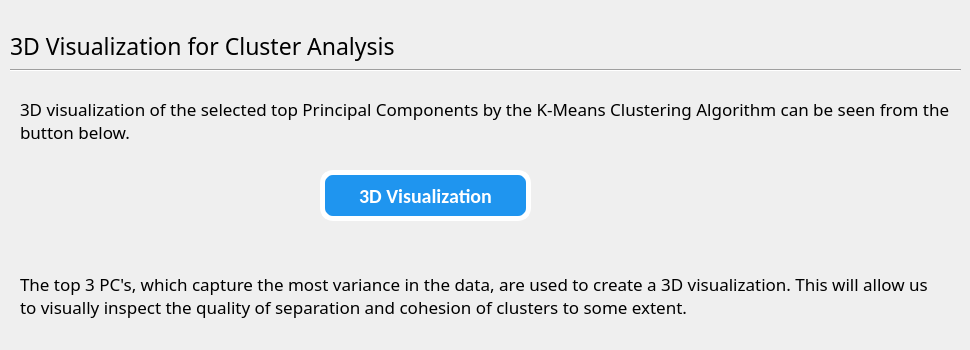
               <widget class="QWidget" name="tab_3">
                <attribute name="title">
                 <string>3D Graph</string>
                </attribute>
                <widget class="QLabel" name="label_13">
                 <property name="geometry">
                  <rect>
                   <x>10</x>
                   <y>20</y>
                   <width>941</width>
                   <height>51</height>
                  </rect>
                 </property>
                 <property name="font">
                  <font>
                   <family>Dubai</family>
                   <pointsize>17</pointsize>
                   <weight>50</weight>
                   <bold>false</bold>
                  </font>
                 </property>
                 <property name="text">
                  <string>3D Visualization for Cluster Analysis</string>
                 </property>
                </widget>
                <widget class="QLabel" name="label_14">
                 <property name="geometry">
                  <rect>
                   <x>20</x>
                   <y>80</y>
                   <width>931</width>
                   <height>81</height>
                  </rect>
                 </property>
                 <property name="font">
                  <font>
                   <family>Dubai</family>
                   <pointsize>13</pointsize>
                  </font>
                 </property>
                 <property name="frameShape">
                  <enum>QFrame::NoFrame</enum>
                 </property>
                 <property name="lineWidth">
                  <number>1</number>
                 </property>
                 <property name="midLineWidth">
                  <number>0</number>
                 </property>
                 <property name="text">
                  <string>3D visualization of the selected top Principal Components by the K-Means Clustering Algorithm can be seen from the button below.</string>
                 </property>
                 <property name="textFormat">
                  <enum>Qt::PlainText</enum>
                 </property>
                 <property name="scaledContents">
                  <bool>false</bool>
                 </property>
                 <property name="alignment">
                  <set>Qt::AlignLeading|Qt::AlignLeft|Qt::AlignVCenter</set>
                 </property>
                 <property name="wordWrap">
                  <bool>true</bool>
                 </property>
                </widget>
                <widget class="Line" name="line_2">
                 <property name="geometry">
                  <rect>
                   <x>10</x>
                   <y>60</y>
                   <width>951</width>
                   <height>20</height>
                  </rect>
                 </property>
                 <property name="orientation">
                  <enum>Qt::Horizontal</enum>
                 </property>
                </widget>
                <widget class="QPushButton" name="pushButton_3">
                 <property name="geometry">
                  <rect>
                   <x>320</x>
                   <y>170</y>
                   <width>211</width>
                   <height>51</height>
                  </rect>
                 </property>
                 <property name="font">
                  <font>
                   <family>Calibri</family>
                   <pointsize>15</pointsize>
                   <weight>75</weight>
                   <italic>false</italic>
                   <bold>true</bold>
                   <strikeout>false</strikeout>
                  </font>
                 </property>
                 <property name="styleSheet">
                  <string notr="true">QPushButton{
	background-color: rgb(31, 149, 239);
	color:white;
border-style: solid;
border-color: white;
border-width: 5px;
border-radius: 13px;


}</string>
                 </property>
                 <property name="text">
                  <string>3D Visualization</string>
                 </property>
                 <property name="autoExclusive">
                  <bool>false</bool>
                 </property>
                </widget>
                <widget class="QLabel" name="label_21">
                 <property name="geometry">
                  <rect>
                   <x>20</x>
                   <y>250</y>
                   <width>921</width>
                   <height>91</height>
                  </rect>
                 </property>
                 <property name="font">
                  <font>
                   <family>Dubai</family>
                   <pointsize>13</pointsize>
                  </font>
                 </property>
                 <property name="frameShape">
                  <enum>QFrame::NoFrame</enum>
                 </property>
                 <property name="lineWidth">
                  <number>1</number>
                 </property>
                 <property name="midLineWidth">
                  <number>0</number>
                 </property>
                 <property name="text">
                  <string>The top 3 PC's, which capture the most variance in the data, are used to create a 3D visualization. This will allow us to visually inspect the quality of separation and cohesion of clusters to some extent.</string>
                 </property>
                 <property name="textFormat">
                  <enum>Qt::PlainText</enum>
                 </property>
                 <property name="scaledContents">
                  <bool>false</bool>
                 </property>
                 <property name="alignment">
                  <set>Qt::AlignLeading|Qt::AlignLeft|Qt::AlignVCenter</set>
                 </property>
                 <property name="wordWrap">
                  <bool>true</bool>
                 </property>
                </widget>
               </widget>
